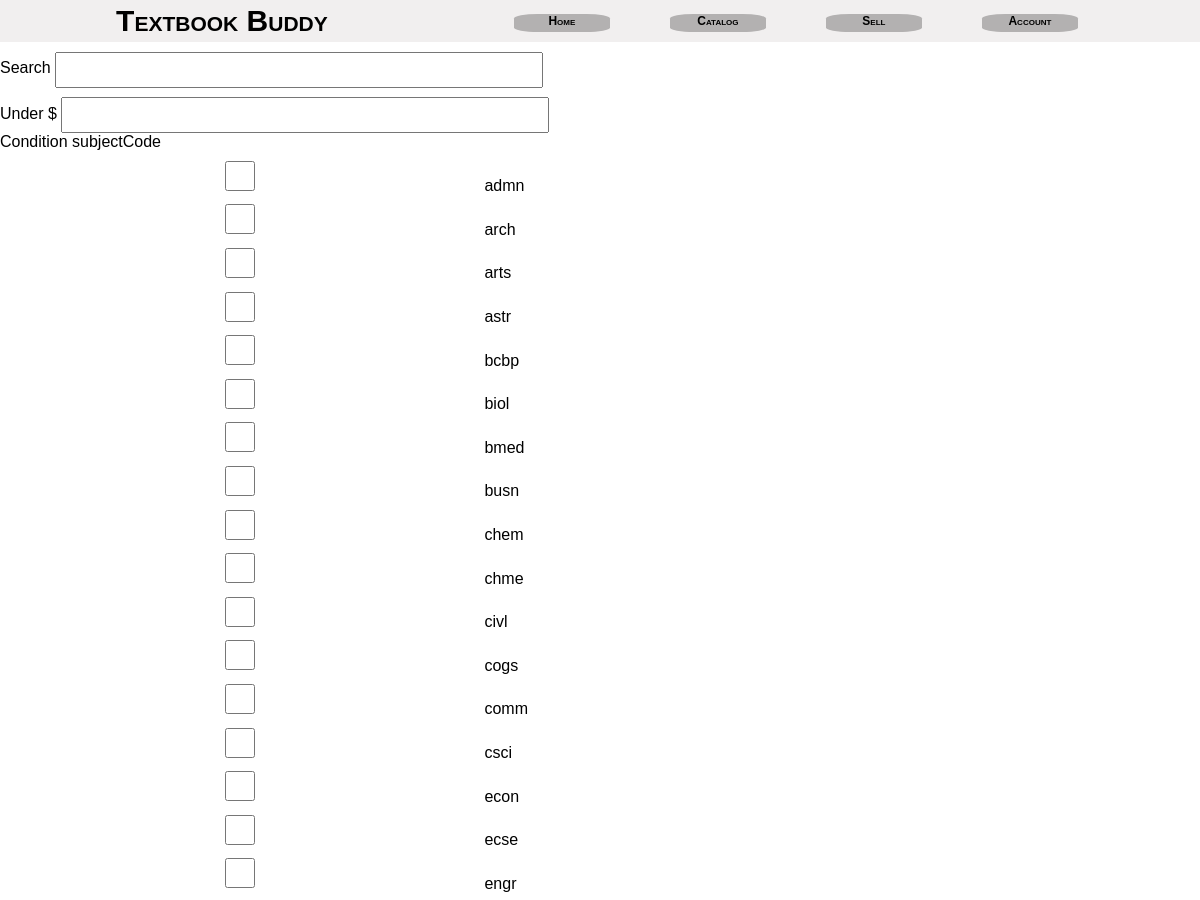
The page /catalog/catalog.php (upper part) on the database as committed earlier.
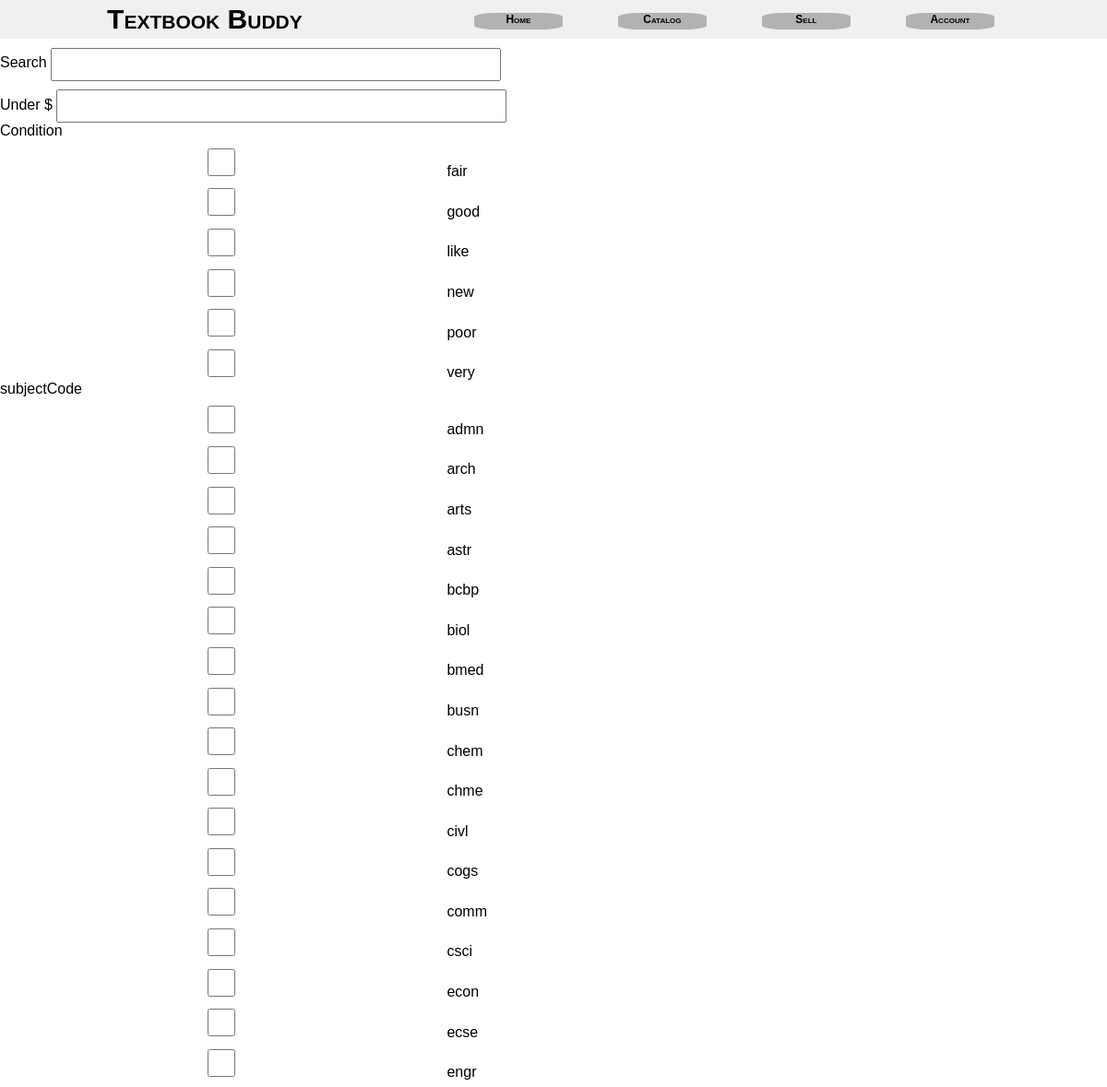
The same page on the database as committed later.
### tables this page shows
CREATE TABLE subjects (
    subjectCode CHAR(4) primary key
);

CREATE TABLE conditions (
    `condition` CHAR(4) primary key
);

### includes/dbconnect.php (called while the page is built, shortened)
<?php
  $dbhost = 'localhost';
  $dbuser = 'root';
  $dbpassword = '';
  $dbname = 'textbook_buddy';
  @ $db = new mysqli($dbhost, $dbuser, $dbpassword, $dbname);
  if ($db->connect_error) {
    echo '<div class="message"> Could not connect to the database. Error: ';
    echo $db->connect_errno . ' - ' . $db->connect_error . '</div>';
  } else {
    $dbOK = true;
  }
?>

### catalog/filters.php (the view, shortened to what this page needs)
<?php include ('../includes/dbconnect.php'); ?>
<nav>
  <form action="catalog.php" method="post">
  <label class="field" for="search"> Search </label>
    <input type=text id="search" name="search"><br>
    <label class="field" for="price"> Under $ </label>
    <input type=number min="0" step="0.1" id="price" name="price"><br>
    <label class="field" for="cond"> Condition </label>
    <?php
      if($dbOK){
        $query = "select * from conditions";
        $result= $db->query($query);
        $numRecords = $result->num_rows;
        for($i=0; $i<$numRecords; $i++){
          $record = $result->fetch_assoc();
          $cond = $record['condition'];
          echo "<div><input type='checkbox' name='$cond' value='$cond' id='$cond'>
                  <label for='$cond'>$cond</label></div>";
        }
      }
    ?>
    <label class="field" for="subj">subjectCode</label>
    <?php
      if($dbOK){
        $query = "select * from subjects";
        $result= $db->query($query);
        $numRecords = $result->num_rows;
        for ($i=0; $i<$numRecords; $i++){
          $record = $result->fetch_assoc();
          $subj = $record['subjectCode'];
          echo "<div>
                  <input type='checkbox' name='$subj' value='$subj' id='$subj'>
                  <label for='$subj'>$subj</label>
                </div>";
        }
      }
    ?>
  </form>
</nav>

### catalog/catalog.php (shortened to what this page needs)
<!DOCTYPE html>
<html>
  <head>
    <link rel="stylesheet" href="../styles/login.css">
    <link rel="stylesheet" href="../styles/general.css">
  </head>
  <body>
    <header>
      <h1 class="left">Textbook Buddy</h1>
      <ul class="hmenu right">
        <a href="../index.php"><li>Home</li></a>
        <a href="catalog.php"><li>Catalog</li></a>
        <a href="uploadBooks.php"><li>Sell</li></a>
        <a href="../account/account.php"><li>Account</li></a>
      </ul>
    </header>
    <?php include("filters.php"); ?>
  </body>
</html>

### styles/login.css (style rules this page uses)
input { font-size: .8vw; margin-top: 1em; height: 2.5vw; width: 40vw; }

### styles/general.css (style rules this page uses)
* { margin: 0; font-family: Verdana, sans-serif; }
header { font-variant: small-caps; height: 3.5vw; display: flex; font-weight: bold; background-color: rgb(241, 239, 239); color: black; align-items: center; justify-content: space-evenly; }
header h1 { font-size: 2.5vw; }
.left { text-align: left; }
.right { text-align: right; }
.hmenu { width: 50%; height: 50%; text-align: center; display: flex; }
.hmenu a { color: black; text-decoration: none; padding: 0 2.5vw 0 2.5vw; }
.hmenu li { font-size: 1vw; background-color: rgb(179, 177, 177); border-radius: 25%; display: inline-block; width: 8vw; height: 1.5vw; list-style: none; }

Rows that differ between the two databases and show on the page:
added conditions: condition "fair"
added conditions: condition "good"
added conditions: condition "like"
added conditions: condition "new"
added conditions: condition "poor"
added conditions: condition "very"
